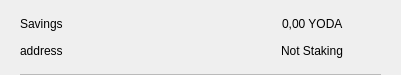
<?xml version="1.0" encoding="UTF-8"?>
<ui version="4.0">
 <class>CSRow</class>
 <widget class="QWidget" name="CSRow">
  <property name="geometry">
   <rect>
    <x>0</x>
    <y>0</y>
    <width>401</width>
    <height>75</height>
   </rect>
  </property>
  <property name="windowTitle">
   <string>Form</string>
  </property>
  <layout class="QVBoxLayout" name="verticalLayout">
   <property name="spacing">
    <number>0</number>
   </property>
   <property name="leftMargin">
    <number>20</number>
   </property>
   <property name="topMargin">
    <number>10</number>
   </property>
   <property name="rightMargin">
    <number>20</number>
   </property>
   <property name="bottomMargin">
    <number>0</number>
   </property>
   <item>
    <widget class="QWidget" name="info" native="true">
     <property name="minimumSize">
      <size>
       <width>0</width>
       <height>0</height>
      </size>
     </property>
     <layout class="QHBoxLayout" name="horizontalLayout_3">
      <property name="leftMargin">
       <number>0</number>
      </property>
      <property name="topMargin">
       <number>0</number>
      </property>
      <property name="rightMargin">
       <number>0</number>
      </property>
      <property name="bottomMargin">
       <number>10</number>
      </property>
      <item>
       <widget class="QWidget" name="container" native="true">
        <property name="minimumSize">
         <size>
          <width>0</width>
          <height>0</height>
         </size>
        </property>
        <layout class="QVBoxLayout" name="verticalLayout_2">
         <property name="spacing">
          <number>0</number>
         </property>
         <property name="leftMargin">
          <number>0</number>
         </property>
         <property name="topMargin">
          <number>0</number>
         </property>
         <property name="rightMargin">
          <number>0</number>
         </property>
         <property name="bottomMargin">
          <number>0</number>
         </property>
         <item>
          <layout class="QHBoxLayout" name="horizontalLayout">
           <item>
            <widget class="QLabel" name="labelName">
             <property name="text">
              <string>Savings</string>
             </property>
            </widget>
           </item>
           <item>
            <spacer name="horizontalSpacer">
             <property name="orientation">
              <enum>Qt::Horizontal</enum>
             </property>
             <property name="sizeHint" stdset="0">
              <size>
               <width>40</width>
               <height>20</height>
              </size>
             </property>
            </spacer>
           </item>
           <item>
            <widget class="QLabel" name="labelAmount">
             <property name="text">
              <string>0,00 YODA</string>
             </property>
            </widget>
           </item>
          </layout>
         </item>
         <item>
          <layout class="QHBoxLayout" name="horizontalLayout_2">
           <item>
            <widget class="QLabel" name="labelAddress">
             <property name="text">
              <string>address</string>
             </property>
            </widget>
           </item>
           <item>
            <spacer name="horizontalSpacer_2">
             <property name="orientation">
              <enum>Qt::Horizontal</enum>
             </property>
             <property name="sizeHint" stdset="0">
              <size>
               <width>40</width>
               <height>20</height>
              </size>
             </property>
            </spacer>
           </item>
           <item>
            <widget class="QLabel" name="labelStaking">
             <property name="text">
              <string>Not Staking</string>
             </property>
            </widget>
           </item>
          </layout>
         </item>
        </layout>
       </widget>
      </item>
      <item alignment="Qt::AlignHCenter|Qt::AlignVCenter">
       <widget class="QPushButton" name="pushButtonMenu">
        <property name="minimumSize">
         <size>
          <width>24</width>
          <height>24</height>
         </size>
        </property>
        <property name="maximumSize">
         <size>
          <width>32</width>
          <height>32</height>
         </size>
        </property>
        <property name="focusPolicy">
         <enum>Qt::NoFocus</enum>
        </property>
        <property name="styleSheet">
         <string notr="true">border:none; background-color:transparent;</string>
        </property>
        <property name="text">
         <string/>
        </property>
        <property name="icon">
         <iconset>
          <normaloff>://ic-menu-hover</normaloff>://ic-menu-hover</iconset>
        </property>
        <property name="iconSize">
         <size>
          <width>24</width>
          <height>24</height>
         </size>
        </property>
       </widget>
      </item>
     </layout>
    </widget>
   </item>
   <item>
    <widget class="QLabel" name="lblDivisory">
     <property name="minimumSize">
      <size>
       <width>0</width>
       <height>1</height>
      </size>
     </property>
     <property name="maximumSize">
      <size>
       <width>16777215</width>
       <height>1</height>
      </size>
     </property>
     <property name="styleSheet">
      <string notr="true">background-color:#bababa;</string>
     </property>
     <property name="text">
      <string/>
     </property>
     <property name="alignment">
      <set>Qt::AlignBottom|Qt::AlignLeading|Qt::AlignLeft</set>
     </property>
    </widget>
   </item>
  </layout>
 </widget>
 <resources/>
 <connections/>
</ui>
